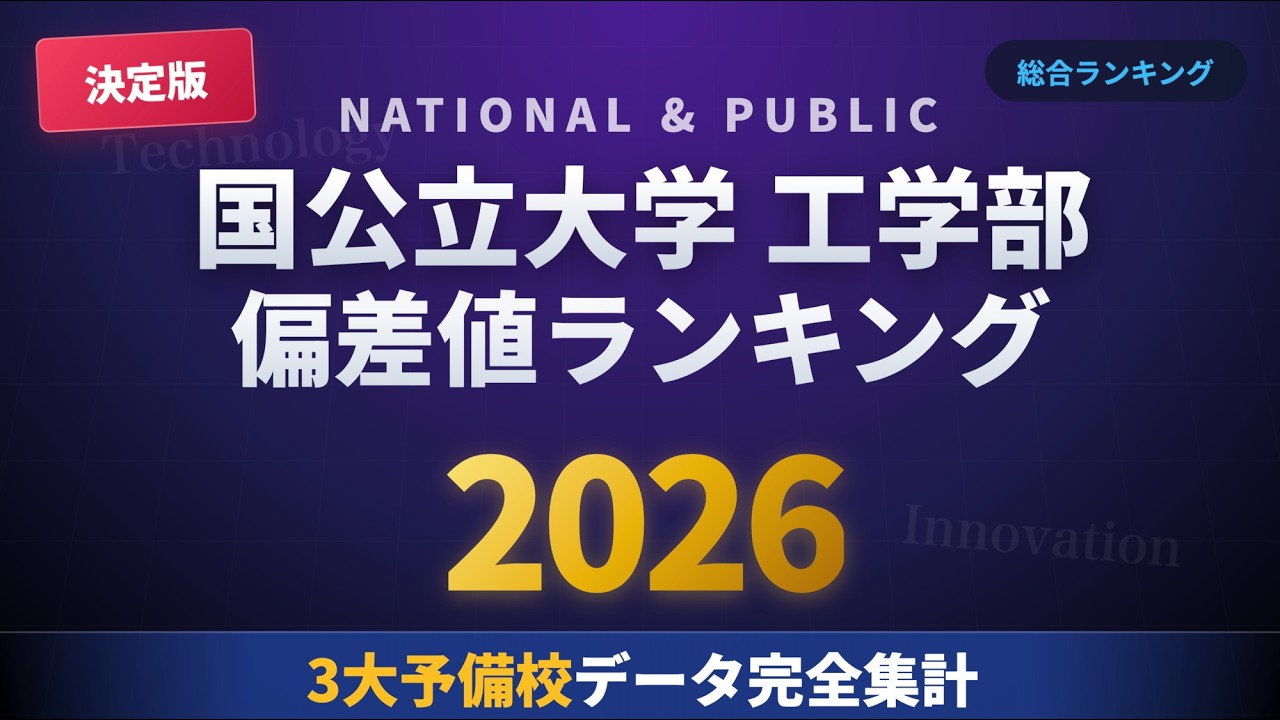
#> input picture university_rating_shift/assets/ref_engineering_ranking_maxres.jpg, 1280 x 720 px
$ python -i make_video_motion.py   (imports and definitions only)
#> lines starting #> are read from the running program, lines starting #| are printed output that depends on the picture
from __future__ import annotations

import json
import math
import random
import subprocess
from dataclasses import dataclass
from pathlib import Path

import numpy as np
from moviepy.editor import VideoClip, concatenate_videoclips
from PIL import Image, ImageDraw, ImageEnhance, ImageFilter, ImageFont, ImageOps


ROOT = Path(__file__).resolve().parent
DIST = ROOT / "dist"
BUILD = ROOT / "build_motion"
ASSETS = ROOT / "assets"
REF = ASSETS / "ref_engineering_ranking_maxres.jpg"
W, H = 1920, 1080
FPS = 24
FONT_REG = "/System/Library/Fonts/ヒラギノ角ゴシック W4.ttc"
FONT_BOLD = "/System/Library/Fonts/ヒラギノ角ゴシック W8.ttc"
FFMPEG = "/opt/anaconda3/bin/ffmpeg"


def font(size: int, bold: bool = False):
    return ImageFont.truetype(FONT_BOLD if bold else FONT_REG, size)


def ease(x: float) -> float:
    x = max(0.0, min(1.0, x))
    return 1 - (1 - x) ** 3


def fade_in(t: float, start: float, dur: float = 0.45) -> int:
    return int(255 * ease((t - start) / dur))


def slide_y(base: float, t: float, start: float, offset: float = 26, dur: float = 0.45) -> float:
    return base + offset * (1 - ease((t - start) / dur))


# [134 lines left out: functions fit_lines, multiline_size, draw_fit, make_bg, overlay_alpha, paste_alpha, not called in this run]


def rounded(draw, box, r, fill, outline=None, width=1):
    draw.rounded_rectangle(box, r, fill=fill, outline=outline, width=width)


# [149 lines left out: functions badge_layer, top_pill_layer, bottom_band, title_frame, method_frame, rank_frame and 1 more, not called in this run]


@dataclass
class Scene:
    kind: str
    duration: float
    data: dict | None = None
    seed: int = 0


def scene_clip(scene: Scene):
    bg = make_bg(scene.seed)

    # [10 lines left out: function make_frame, not called in this run]

    return VideoClip(make_frame=make_frame, duration=scene.duration)


# [23 lines left out: function main, not called in this run]


# [2 lines not run here, left out]

>>> import cv2
>>> picture = cv2.imread('assets/ref_engineering_ranking_maxres.jpg', cv2.IMREAD_GRAYSCALE)
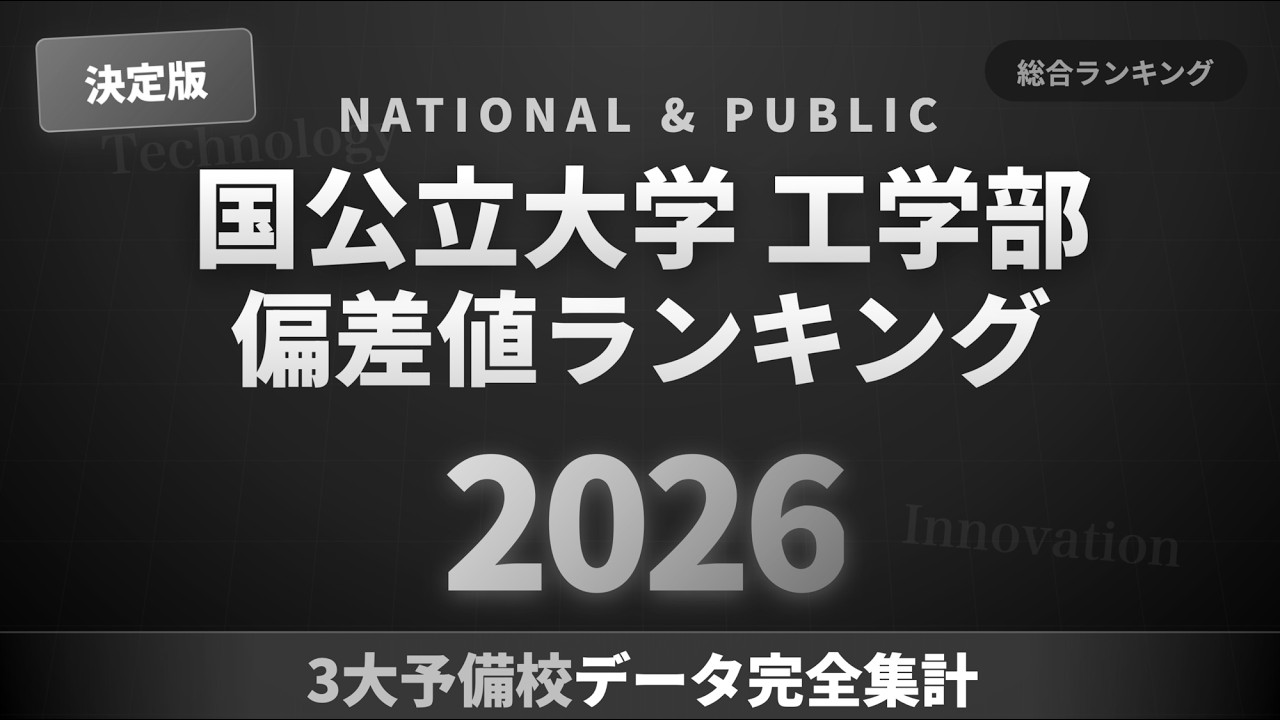
#> picture: shape (720, 1280); min 0, max 255, mean 64
#> (the run stopped early here; a loop or call above may not have finished)
